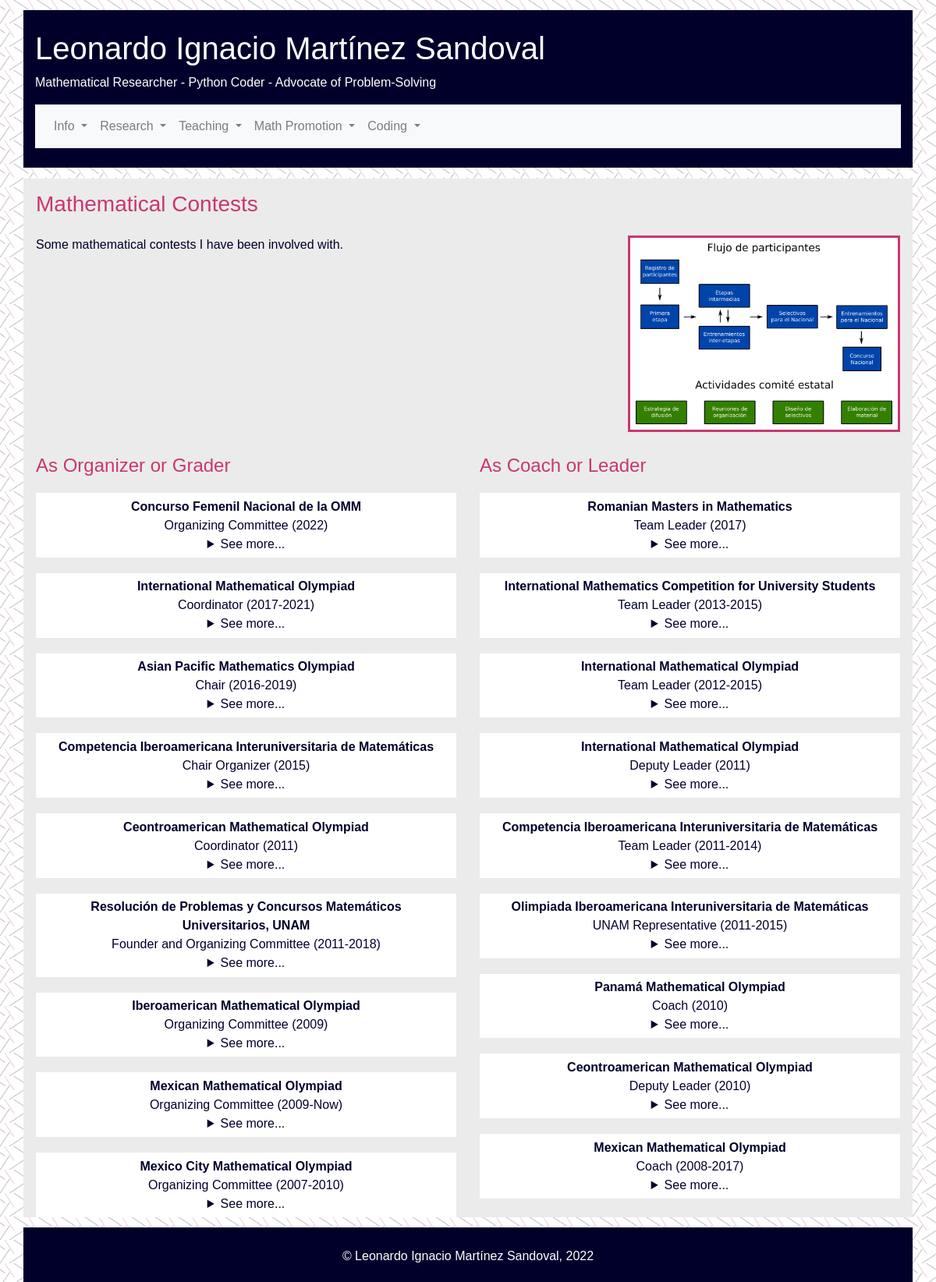
Page /contests on the committed database.
### personalpage/models.py (models this page shows, shortened)
class ContestRoleAssign(db.Model):
    __tablename__ = 'contestroleassign'
    id = db.Column(db.Integer, primary_key=True)
    contest_id = db.Column(db.Integer, db.ForeignKey('contest.id'))
    role_contest_id = db.Column(db.Integer, db.ForeignKey('rolecontest.id'))
    start_date = db.Column(db.Date(), default=date.today())
    end_date = db.Column(db.Date(), default=date.today())

class Contest(db.Model):
    __tablename__ = 'contest'
    id = db.Column(db.Integer, primary_key=True)
    title = db.Column(db.String(80), unique=True, nullable=False)
    title_spa = db.Column(db.String(80), unique=True, nullable=False)
    description = db.Column(db.String(140), nullable=False)
    description_spa = db.Column(db.String(140), nullable=False)
    audience = db.Column(db.String(80), nullable=False)
    audience_spa = db.Column(db.String(80), nullable=False)

class RoleContest(db.Model):
    __tablename__ = 'rolecontest'
    id = db.Column(db.Integer, primary_key=True)
    name = db.Column(db.String(80), unique=True, nullable=False)
    name_spa = db.Column(db.String(80), unique=True, nullable=False)
    description = db.Column(db.String(140), nullable=False)
    description_spa = db.Column(db.String(140), nullable=False)

### personalpage/cv.py (the view)
@app.route("/contests")
def contests():
    contests=ContestRoleAssign.query\
        .join(Contest)\
        .join(RoleContest)\
        .add_entity(Contest)\
        .add_entity(RoleContest)\
        .all()
    return render_template("personalpage/contests.html", contests = contests)

### personalpage/templates/personalpage/contests.html (shortened to what this page needs)
{% extends "body_template.html" %}
    {% block content %}
    <div class="container outter pl-3 pr-3 pt-3">
        <h3>Mathematical Contests</h3>
        <div class="row pt-3">
            <div class="col-md-8 padded">
        <p>Some mathematical contests I have been involved with.</p>
        </div>
        <div class="col-md-4 padded" id="data">
            <div class="blockitem">
                <img class="img-fluid" src="/static/contests.png"></img>
            </div>
            </div>
        </div>
        <div class="row pt-3">
            <div class="col-lg-6 padded">
                <h4> As Organizer or Grader </h4>
                {% for item in contests | sort(attribute='ContestRoleAssign.start_date', reverse = True)%}
                {% if item.RoleContest.name in ['Organizing Committee','Coordinator', 'Chair Organizer', 'Chair', 'Founder and Organizing Committee']  %}
                <div class="paperitem wrapper">
                    <div class="prob-info">
                        <strong> {{ item.Contest.title }}</strong><br>
                        {% if item.ContestRoleAssign.start_date == item.ContestRoleAssign.end_date %}
                        {{item.RoleContest.name}} ({{ item.ContestRoleAssign.start_date.strftime('%Y') }})<br>
                        {% elif item.ContestRoleAssign.end_date %}
                        {{item.RoleContest.name}} ({{ item.ContestRoleAssign.start_date.strftime('%Y') }}-{{ item.ContestRoleAssign.end_date.strftime('%Y') }}) <br>
                        {% else  %}
                        {{item.RoleContest.name}} ({{ item.ContestRoleAssign.start_date.strftime('%Y') }}-Now)<br>
                        {% endif %}
                        <details>
                            <summary>See more...</summary>
                        </details>
                    </div>
                </div>
                {% endif %}
                {% endfor %}
            </div>
            <div class="col-lg-6 padded">
                <h4> As Coach or Leader </h4>
                {% for item in contests | sort(attribute='ContestRoleAssign.start_date', reverse = True)%}
                {% if item.RoleContest.name in ['Coach','Team Leader', 'Deputy Leader', 'UNAM Representative']  %}
                <div class="paperitem wrapper">
                    <div class="prob-info">
                        <strong> {{ item.Contest.title }}</strong><br>
                        {% if item.ContestRoleAssign.start_date == item.ContestRoleAssign.end_date %}
                        {{item.RoleContest.name}} ({{ item.ContestRoleAssign.start_date.strftime('%Y') }})<br>
                        {% elif item.ContestRoleAssign.end_date %}
                        {{item.RoleContest.name}} ({{ item.ContestRoleAssign.start_date.strftime('%Y') }}-{{ item.ContestRoleAssign.end_date.strftime('%Y') }}) <br>
                        {% else  %}
                        {{item.RoleContest.name}} ({{ item.ContestRoleAssign.start_date.strftime('%Y') }}-Now)<br>
                        {% endif %}
                        <details>
                            <summary>See more...</summary>
                        </details>
                    </div>
                </div>
                {% endif %}
                {% endfor %}
            </div>
        </div>
    </div>
    {% endblock %}

### personalpage/static/personal.css (style rules this page uses)
body { background-image: url("/static/background.png"); background-repeat: repeat; background-size: 30px; color: rgb(0,0,43); font-family: 'Calibri Light', Calibri, 'Gill Sans', 'Gill Sans MT', 'Trebuchet MS', sans-serif; }
div.container.outter { background-color: rgb(235,235,235); }
div.blockitem { border-style: solid; border-color: rgb(200,55,113); text-align: center; padding:2%; margin-bottom:10pt; background-color: white; }
div.paperitem { text-align: center; margin-top: 15pt; background-color: white; }
div.prob-info { padding:1% 3%; }
div.wrapper { float:none; overflow: hidden; }
h4, h3 { color: rgb(200,55,113); }

### rows in the picture
ContestRoleAssign: Contest "Concurso Femenil Nacional de la OMM", RoleContest.name "Organizing Committee", ContestRoleAssign.start_date "2022"
ContestRoleAssign: Contest "International Mathematical Olympiad", RoleContest.name "Coordinator", ContestRoleAssign.start_date "2017", ContestRoleAssign.end_date "2021"
ContestRoleAssign: Contest "Asian Pacific Mathematics Olympiad", RoleContest.name "Chair", ContestRoleAssign.start_date "2016", ContestRoleAssign.end_date "2019"
ContestRoleAssign: Contest "Competencia Iberoamericana Interuniversitaria de Matemáticas", RoleContest.name "Chair Organizer", ContestRoleAssign.start_date "2015"
ContestRoleAssign: Contest "Ceontroamerican Mathematical Olympiad", RoleContest.name "Coordinator", ContestRoleAssign.start_date "2011"
ContestRoleAssign: Contest "Resolución de Problemas y Concursos Matemáticos Universitarios, UNAM", RoleContest.name "Founder and Organizing Committee", ContestRoleAssign.start_date "2011", ContestRoleAssign.end_date "2018"
ContestRoleAssign: Contest "Iberoamerican Mathematical Olympiad", RoleContest.name "Organizing Committee", ContestRoleAssign.start_date "2009"
ContestRoleAssign: Contest "Mexican Mathematical Olympiad", RoleContest.name "Organizing Committee", ContestRoleAssign.start_date "2009"
ContestRoleAssign: Contest "Mexico City Mathematical Olympiad", RoleContest.name "Organizing Committee", ContestRoleAssign.start_date "2007", ContestRoleAssign.end_date "2010"
ContestRoleAssign: Contest "Romanian Masters in Mathematics", RoleContest.name "Team Leader", ContestRoleAssign.start_date "2017"
ContestRoleAssign: Contest "International Mathematics Competition for University Students", RoleContest.name "Team Leader", ContestRoleAssign.start_date "2013", ContestRoleAssign.end_date "2015"
ContestRoleAssign: Contest "International Mathematical Olympiad", RoleContest.name "Team Leader", ContestRoleAssign.start_date "2012", ContestRoleAssign.end_date "2015"
ContestRoleAssign: Contest "International Mathematical Olympiad", RoleContest.name "Deputy Leader", ContestRoleAssign.start_date "2011"
ContestRoleAssign: Contest "Competencia Iberoamericana Interuniversitaria de Matemáticas", RoleContest.name "Team Leader", ContestRoleAssign.start_date "2011", ContestRoleAssign.end_date "2014"
ContestRoleAssign: Contest "Olimpiada Iberoamericana Interuniversitaria de Matemáticas", RoleContest.name "UNAM Representative", ContestRoleAssign.start_date "2011", ContestRoleAssign.end_date "2015"
ContestRoleAssign: Contest "Panamá Mathematical Olympiad", RoleContest.name "Coach", ContestRoleAssign.start_date "2010"
ContestRoleAssign: Contest "Ceontroamerican Mathematical Olympiad", RoleContest.name "Deputy Leader", ContestRoleAssign.start_date "2010"
ContestRoleAssign: Contest "Mexican Mathematical Olympiad", RoleContest.name "Coach", ContestRoleAssign.start_date "2008", ContestRoleAssign.end_date "2017"
